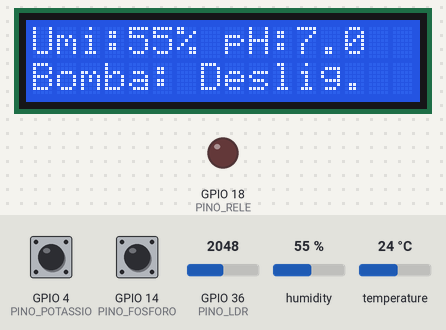
A sketch run on a simulated ESP32. On the bench: 16×2 character LCD, output pins drawn as LEDs (lit = HIGH). The test bench sets the inputs (shaded band); at power-on: humidity 55 %, GPIO 4 (PINO_POTASSIO) HIGH, GPIO 36 (PINO_LDR) = 2048, GPIO 14 (PINO_FOSFORO) HIGH, temperature 24 °C. What the sketch prints to the serial monitor is not drawn.

Above: at 2.2 s.
2.3 s: humidity set to 22 %
At 4.6 s:
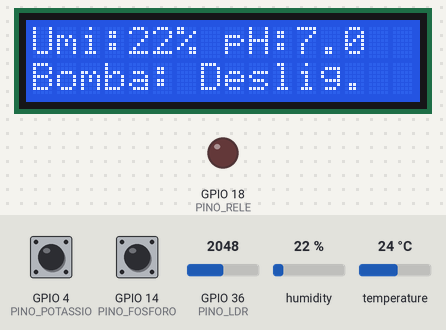
5.0 s: GPIO 4 (PINO_POTASSIO) pulled LOW for 2.4 s
At 6.3 s:
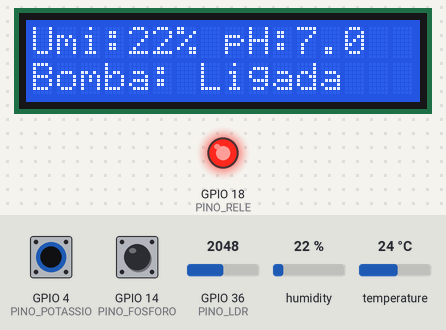
10.7 s: GPIO 36 (PINO_LDR) set to 2866
At 11.7 s:
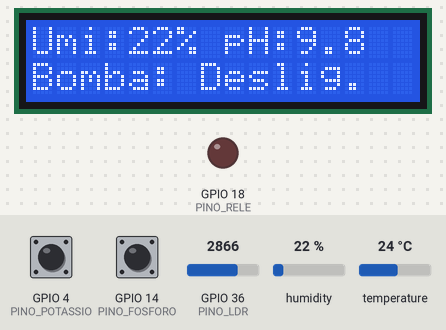
13.4 s: humidity set to 40 %
At 16.5 s:
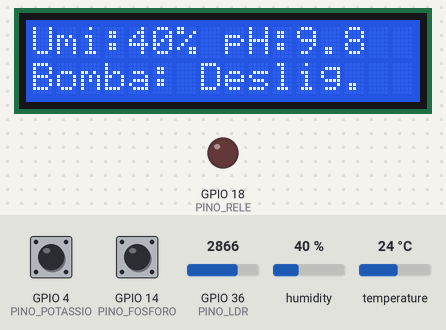
16.8 s: GPIO 36 (PINO_LDR) set to 3603
At 18.3 s:
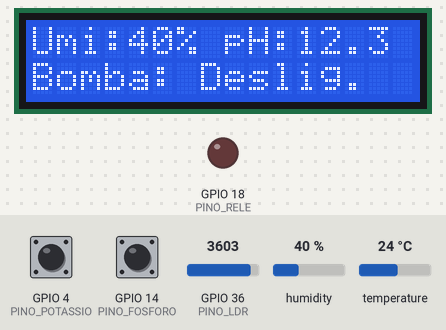
19.5 s: humidity set to 68 %
At 22.0 s:
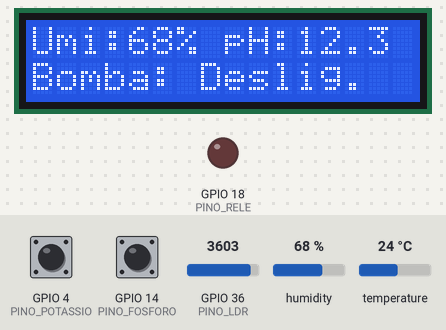
Timing chart, 0 to 23.5 s (numbered marks = the images above; inputs shaded):
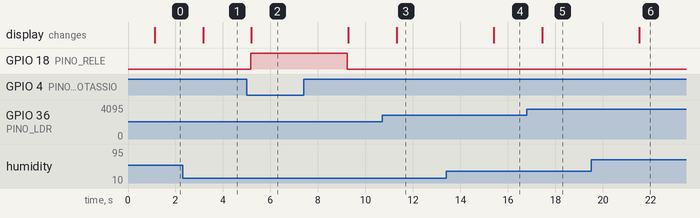

The sketch:

sketch.ino
```cpp
#include <Wire.h>
#include <LiquidCrystal_I2C.h>
#include "DHT.h"

// --- Definição de Pinos ---
// Uso de 'constexpr uint8_t' para economizar memória RAM (ocupa apenas 1 byte)
constexpr uint8_t PINO_FOSFORO = 14;
constexpr uint8_t PINO_POTASSIO = 4;
constexpr uint8_t PINO_LDR = 36;
constexpr uint8_t PINO_DHT = 5;
constexpr uint8_t PINO_RELE = 18;

// --- Sensor DHT ---
#define DHTTYPE DHT22
DHT dht(PINO_DHT, DHTTYPE);

// --- LCD I2C ---
LiquidCrystal_I2C lcd(0x27, 16, 2);  // Display LCD 16x2 padrão com I2C

// --- Variáveis Globais ---
// Utilização de tipos otimizados para economia de RAM no ESP32
bool fosforo = false;                 // bool ocupa apenas 1 byte
bool potassio = false;
float umidade = 0.0f;                // 'float' necessário para leitura com casas decimais
float ph = 7.0f;
bool bombaLigada = false;

void setup() {
  Serial.begin(115200);

  // Configuração de pinos com pull-up interno reduz consumo
  pinMode(PINO_FOSFORO, INPUT_PULLUP);
  pinMode(PINO_POTASSIO, INPUT_PULLUP);
  pinMode(PINO_RELE, OUTPUT);

  dht.begin();

  // Inicialização do barramento I2C (padrão ESP32 SDA=21, SCL=22)
  Wire.begin(21, 22);
  lcd.init();
  lcd.backlight();
  lcd.clear();
  lcd.setCursor(0, 0);
  lcd.print("Iniciando...");
  delay(1000);
}

// --- Função: Simula leitura de pH via LDR ---
// Retorna valor de pH estimado entre 0 e 14
float lerPhSimulado() {
  int leituraLDR = analogRead(PINO_LDR);  // analogRead retorna int (0 a 4095)
  return (leituraLDR / 4095.0f) * 14.0f;  // Resultado convertido para escala de pH
}

// --- Função: Lê os sensores e atualiza variáveis globais ---
void lerSensores() {
  // Sensores digitais com pull-up: lógica invertida
  fosforo = !digitalRead(PINO_FOSFORO);
  potassio = !digitalRead(PINO_POTASSIO);

  // Leitura de umidade com verificação de falha
  float leituraUmidade = dht.readHumidity();
  umidade = isnan(leituraUmidade) ? -1.0f : leituraUmidade;

  // Leitura de pH simulada
  ph = lerPhSimulado();
}

// --- Função: Regras para ativar bomba ---
bool deveAtivarBomba() {
  // Avaliação simples de três condições
  const bool nutrientePresente = fosforo || potassio;
  const bool phOk = (ph >= 5.5f && ph <= 7.5f);
  const bool umidadeBaixa = (umidade > 0 && umidade < 40.0f);
  return nutrientePresente && phOk && umidadeBaixa;
}

// --- Função: Aciona ou desliga a bomba ---
void atualizarRele(bool ligar) {
  digitalWrite(PINO_RELE, ligar ? HIGH : LOW);
  bombaLigada = ligar;
}

// --- Função: Exibição de dados no Monitor Serial e no Plotter ---
void exibirSerial() {
  // Saída para leitura humana
  Serial.print("[Sensores] Fósforo: ");
  Serial.print(fosforo);
  Serial.print(" | Potássio: ");
  Serial.print(potassio);
  Serial.print(" | pH: ");
  Serial.print(ph, 2);
  Serial.print(" | Umidade: ");
  Serial.print(umidade, 1);
  Serial.print("% | Bomba: ");
  Serial.println(bombaLigada ? "Ligada" : "Desligada");

  // Linha em branco separadora
  Serial.println();

  // Saída para Serial Plotter com separação por tabulação
  Serial.print("Umidade: "); Serial.print(umidade, 2);
  Serial.print("\t");
  Serial.print("pH: "); Serial.print(ph, 2);
  Serial.print("\t");
  Serial.print("Bomba: "); Serial.println(bombaLigada ? 1 : 0);
}

// --- Função: Atualiza display LCD com métricas principais ---
void exibirLCD() {
  lcd.clear();
  lcd.setCursor(0, 0);
  lcd.print("Umi:");
  lcd.print(umidade, 0);
  lcd.print("% pH:");
  lcd.print(ph, 1);

  lcd.setCursor(0, 1);
  lcd.print("Bomba: ");
  lcd.print(bombaLigada ? "Ligada" : "Deslig.");
}

// --- Loop principal ---
// Executa leitura, decisão e exibição a cada 2s
void loop() {
  lerSensores();
  bool ativar = deveAtivarBomba();
  atualizarRele(ativar);

  exibirSerial();
  exibirLCD();

  delay(2000);  // Intervalo reduzido para otimizar processamento e visualização
}
```

Measured:
- after the input at 2.3 s, the display: changes after 0.86 s (image 1)
- after the input at 5.0 s, GPIO 18 (PINO_RELE): LOW → HIGH after 0.16 s, → LOW 4.1 s later; the display: changes after 0.20 s (image 2)
- after the input at 10.7 s, the display: changes after 0.62 s (image 3)
- after the input at 13.4 s, the display: changes after 2.0 s (image 4)
- after the input at 16.8 s, the display: changes after 0.64 s (image 5)
- after the input at 19.5 s, the display: changes after 2.0 s (image 6)
